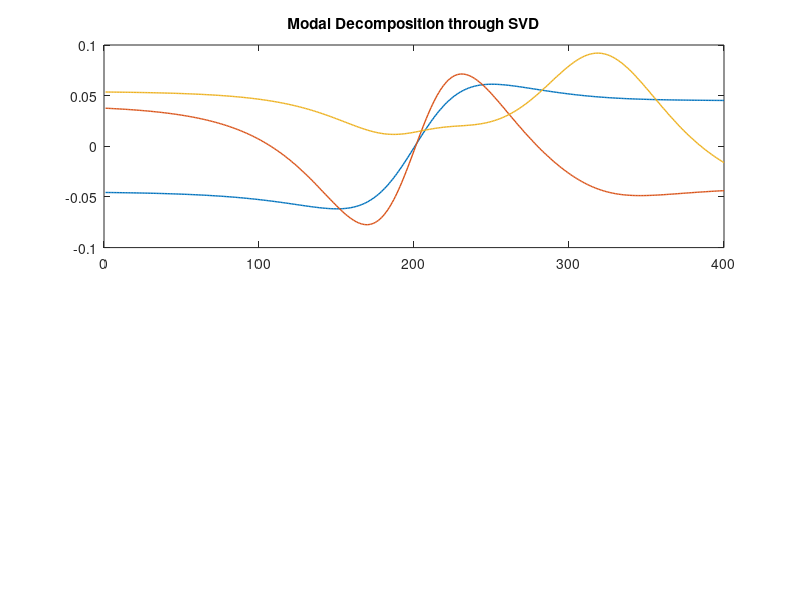
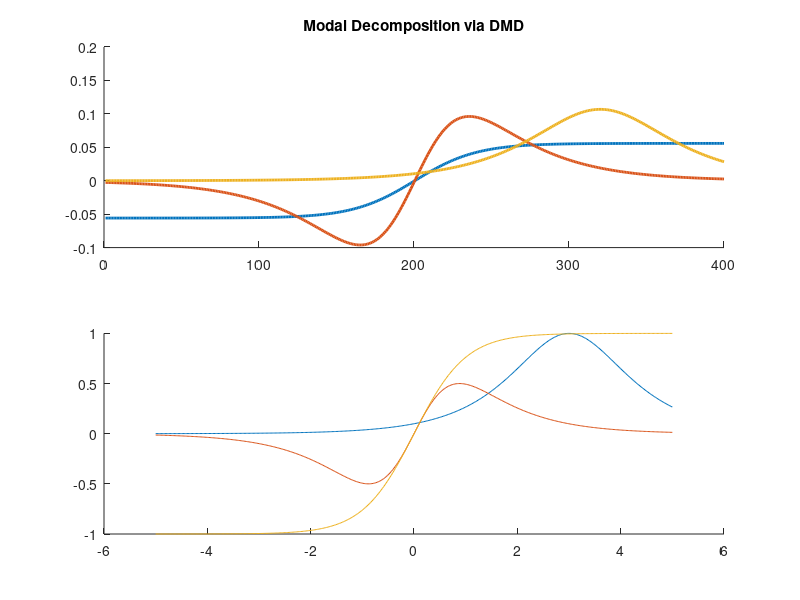

Recreate these plots in MATLAB, in order.
clc;clear;close;clc;

xi = linspace(-5,5,400);
t = linspace(0,2*pi,200);

dt = t(2) - t(1);

[Xgrid,T] = meshgrid(xi,t);
%Xgrid: rows are copies; T: columns are copies. used for parallelization
%essentially

%create two spatio-temporal patterns
f1 = sech(Xgrid-3); w1 = 2.3;
f2 = sech(Xgrid).*tanh(Xgrid); w2 = 2.8;
f3 = tanh(Xgrid); w3 = 1.6;

f = 10*f1.*exp(1i*w1*T)+50*f2.*exp(1i*w2*T) + 25*f3.*exp(1i*w3*T);
%parallelly evaluate all Xis with all ts and store as f1,f2
[u,s,v] = svd(f.');
% we now have created a signal x = sum(b_i*psi_i*exp(i*wi*t)); a superposed
% signal. we now try to use DMD to seperate out best 2 modes.
%figure(1)
%subplot(2,2,1),surfl(Xgrid,T,real(f1)); shading interp; colormap gray;
%subplot(2,2,2),surfl(Xgrid,T,real(f2)); shading interp; colormap gray;
%subplot(2,2,3),surfl(Xgrid,T,real(f)); shading interp; colormap gray;
%figure(2)
%plot(diag(s)/sum(diag(s)),'ro')


figure(2)
subplot(2,1,1),plot(real(u(:,1:3)),"Linewidth",[1])
title("Modal Decomposition through SVD")
% subplot(2,1,2),plot(real(v(:,1:3))) -> time variation


% DMD code


X = f.'; %rows space, time columns

% DMD: breaks up into two pieces
X_init = X(:,1:end-1);
X_final = X(:,2:end);

r = 3;
[U,S,V] = svd(X_init,'econ');
Ur = U(:,1:r);
Sr = S(1:r,1:r);
Vr = V(:,1:r);

A_tilde = Ur'*X_final*Vr/Sr; %reduced form of matrix A

%find eigen decomposition in the reduced space
[W,D] = eig(A_tilde); 

%project the eigenvectors back to the original subspace
Phi =X_final*Vr/Sr*W;   

lambda = diag(D);
omega = log(lambda)/dt/1i;

figure(3); 
subplot(2,1,1),hold on, plot(real(Phi),"Linewidth",[2]) , title("Modal Decomposition via DMD")
subplot(2,1,2),hold on, plot(xi,f1(1,:)),plot(xi,f2(1,:)),plot(xi,f3(1,:)) 
fprintf("The eigenvalues are %.2f, %.2f, %.2f",[omega(1),omega(2),omega(3)])
%gives out the exact modes we provided at the input


